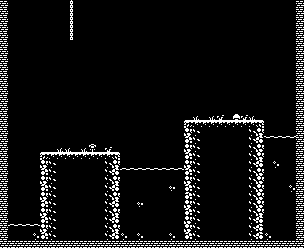

A 2D game scene composited from a Tiled map and its tileset images. What follows is a short description and the map's XML, with each tile layer's data collapsed to a summary:
An orthogonal 38x31 tile map with 8x8 px tiles, 1 tile layer (World) and 5 objects (4x znake, player).

<map version="1.0" orientation="orthogonal" renderorder="right-down" width="38" height="31" tilewidth="8" tileheight="8" nextobjectid="20">
 <tileset firstgid="1" name="tileset" tilewidth="8" tileheight="8" tilecount="200" columns="8">
  <image source="../img/tileset.gif" width="64" height="200" />
  <tile id="0">
   <properties>
    <property name="climbable" type="bool" value="false" />
    <property name="collides" type="bool" value="false" />
    <property name="flower" type="bool" value="false" />
    <property name="water" type="bool" value="true" />
   </properties>
  </tile>
  <tile id="1">
   <properties>
    <property name="climbable" type="bool" value="false" />
    <property name="collides" type="bool" value="false" />
    <property name="flower" type="bool" value="false" />
    <property name="water" type="bool" value="false" />
   </properties>
  </tile>
  <tile id="2">
   <properties>
    <property name="climbable" type="bool" value="false" />
    <property name="collides" type="bool" value="false" />
    <property name="flower" type="bool" value="false" />
    <property name="water" type="bool" value="false" />
   </properties>
  </tile>
  <tile id="3">
   <properties>
    <property name="climbable" type="bool" value="false" />
    <property name="collides" type="bool" value="false" />
    <property name="flower" type="bool" value="false" />
    <property name="water" type="bool" value="false" />
   </properties>
  </tile>
  <tile id="4">
   <properties>
    <property name="climbable" type="bool" value="false" />
    <property name="collides" type="bool" value="false" />
    <property name="flower" type="bool" value="false" />
    <property name="water" type="bool" value="false" />
   </properties>
  </tile>
  <tile id="5">
   <properties>
    <property name="climbable" type="bool" value="false" />
    <property name="collides" type="bool" value="false" />
    <property name="flower" type="bool" value="false" />
    <property name="water" type="bool" value="false" />
   </properties>
  </tile>
  <tile id="6">
   <properties>
    <property name="climbable" type="bool" value="false" />
    <property name="collides" type="bool" value="false" />
    <property name="flower" type="bool" value="false" />
    <property name="water" type="bool" value="false" />
   </properties>
  </tile>
  <tile id="7">
   <properties>
    <property name="climbable" type="bool" value="false" />
    <property name="collides" type="bool" value="false" />
    <property name="flower" type="bool" value="false" />
    <property name="water" type="bool" value="false" />
   </properties>
  </tile>
  <tile id="8">
   <properties>
    <property name="climbable" type="bool" value="false" />
    <property name="collides" type="bool" value="false" />
    <property name="flower" type="bool" value="false" />
    <property name="water" type="bool" value="false" />
   </properties>
  </tile>
  <tile id="9">
   <properties>
    <property name="climbable" type="bool" value="false" />
    <property name="collides" type="bool" value="false" />
    <property name="flower" type="bool" value="false" />
    <property name="water" type="bool" value="false" />
   </properties>
  </tile>
  <tile id="10">
   <properties>
    <property name="climbable" type="bool" value="false" />
    <property name="collides" type="bool" value="false" />
    <property name="flower" type="bool" value="false" />
    <property name="water" type="bool" value="false" />
   </properties>
  </tile>
  <tile id="11">
   <properties>
    <property name="climbable" type="bool" value="false" />
    <property name="collides" type="bool" value="false" />
    <property name="flower" type="bool" value="false" />
    <property name="water" type="bool" value="false" />
   </properties>
  </tile>
  <tile id="12">
   <properties>
    <property name="climbable" type="bool" value="false" />
    <property name="collides" type="bool" value="false" />
    <property name="flower" type="bool" value="false" />
    <property name="water" type="bool" value="false" />
   </properties>
  </tile>
  <tile id="13">
   <properties>
    <property name="climbable" type="bool" value="false" />
    <property name="collides" type="bool" value="false" />
    <property name="flower" type="bool" value="false" />
    <property name="water" type="bool" value="false" />
   </properties>
  </tile>
  <tile id="14">
   <properties>
    <property name="climbable" type="bool" value="false" />
    <property name="collides" type="bool" value="false" />
    <property name="flower" type="bool" value="false" />
    <property name="water" type="bool" value="false" />
   </properties>
  </tile>
  <tile id="15">
   <properties>
    <property name="climbable" type="bool" value="false" />
    <property name="collides" type="bool" value="false" />
    <property name="flower" type="bool" value="false" />
    <property name="water" type="bool" value="false" />
   </properties>
  </tile>
  <tile id="16">
   <properties>
    <property name="climbable" type="bool" value="false" />
    <property name="collides" type="bool" value="false" />
    <property name="flower" type="bool" value="false" />
    <property name="water" type="bool" value="false" />
   </properties>
  </tile>
  <tile id="17">
   <properties>
    <property name="climbable" type="bool" value="false" />
    <property name="collides" type="bool" value="false" />
    <property name="flower" type="bool" value="false" />
    <property name="water" type="bool" value="false" />
   </properties>
  </tile>
  <tile id="18">
   <properties>
    <property name="climbable" type="bool" value="false" />
    <property name="collides" type="bool" value="false" />
    <property name="flower" type="bool" value="false" />
    <property name="water" type="bool" value="false" />
   </properties>
  </tile>
  <tile id="19">
   <properties>
    <property name="climbable" type="bool" value="false" />
    <property name="collides" type="bool" value="false" />
    <property name="flower" type="bool" value="false" />
    <property name="water" type="bool" value="false" />
   </properties>
  </tile>
  <tile id="20">
   <properties>
    <property name="climbable" type="bool" value="false" />
    <property name="collides" type="bool" value="false" />
    <property name="flower" type="bool" value="false" />
    <property name="water" type="bool" value="false" />
   </properties>
  </tile>
  <tile id="21">
   <properties>
    <property name="climbable" type="bool" value="false" />
    <property name="collides" type="bool" value="false" />
    <property name="flower" type="bool" value="false" />
    <property name="water" type="bool" value="false" />
   </properties>
  </tile>
  <tile id="22">
   <properties>
    <property name="climbable" type="bool" value="false" />
    <property name="collides" type="bool" value="false" />
    <property name="flower" type="bool" value="false" />
    <property name="water" type="bool" value="false" />
   </properties>
  </tile>
  <tile id="23">
   <properties>
    <property name="climbable" type="bool" value="false" />
    <property name="collides" type="bool" value="false" />
    <property name="flower" type="bool" value="false" />
    <property name="water" type="bool" value="false" />
   </properties>
  </tile>
  <tile id="24">
   <properties>
    <property name="climbable" type="bool" value="false" />
    <property name="collides" type="bool" value="false" />
    <property name="flower" type="bool" value="false" />
    <property name="water" type="bool" value="false" />
   </properties>
  </tile>
  <tile id="25">
   <properties>
    <property name="climbable" type="bool" value="false" />
    <property name="collides" type="bool" value="false" />
    <property name="flower" type="bool" value="false" />
    <property name="water" type="bool" value="false" />
   </properties>
  </tile>
  <tile id="26">
   <properties>
    <property name="climbable" type="bool" value="false" />
    <property name="collides" type="bool" value="false" />
    <property name="flower" type="bool" value="false" />
    <property name="water" type="bool" value="false" />
   </properties>
  </tile>
  <tile id="27">
   <properties>
    <property name="climbable" type="bool" value="false" />
    <property name="collides" type="bool" value="false" />
    <property name="flower" type="bool" value="false" />
    <property name="water" type="bool" value="false" />
   </properties>
  </tile>
  <tile id="28">
   <properties>
    <property name="climbable" type="bool" value="false" />
    <property name="collides" type="bool" value="false" />
    <property name="flower" type="bool" value="false" />
    <property name="water" type="bool" value="false" />
   </properties>
  </tile>
  <tile id="29">
   <properties>
    <property name="climbable" type="bool" value="false" />
    <property name="collides" type="bool" value="false" />
    <property name="flower" type="bool" value="false" />
    <property name="water" type="bool" value="false" />
   </properties>
  </tile>
  <tile id="30">
   <properties>
    <property name="climbable" type="bool" value="false" />
    <property name="collides" type="bool" value="false" />
    <property name="flower" type="bool" value="false" />
    <property name="water" type="bool" value="false" />
   </properties>
  </tile>
  <tile id="31">
   <properties>
    <property name="climbable" type="bool" value="false" />
    <property name="collides" type="bool" value="false" />
    <property name="flower" type="bool" value="false" />
    <property name="water" type="bool" value="false" />
   </properties>
  </tile>
  <tile id="32">
   <properties>
    <property name="climbable" type="bool" value="false" />
    <property name="collides" type="bool" value="false" />
    <property name="flower" type="bool" value="false" />
    <property name="water" type="bool" value="false" />
   </properties>
  </tile>
  <tile id="33">
   <properties>
    <property name="climbable" type="bool" value="false" />
    <property name="collides" type="bool" value="false" />
    <property name="flower" type="bool" value="false" />
    <property name="water" type="bool" value="false" />
   </properties>
  </tile>
  <tile id="34">
   <properties>
    <property name="climbable" type="bool" value="true" />
    <property name="collides" type="bool" value="false" />
    <property name="flower" type="bool" value="false" />
    <property name="water" type="bool" value="false" />
   </properties>
  </tile>
  <tile id="35">
   <properties>
    <property name="climbable" type="bool" value="false" />
    <property name="collides" type="bool" value="false" />
    <property name="flower" type="bool" value="false" />
    <property name="water" type="bool" value="false" />
   </properties>
  </tile>
  <tile id="36">
   <properties>
    <property name="climbable" type="bool" value="false" />
    <property name="collides" type="bool" value="false" />
    <property name="flower" type="bool" value="false" />
    <property name="water" type="bool" value="false" />
   </properties>
  </tile>
  <tile id="37">
   <properties>
    <property name="climbable" type="bool" value="false" />
    <property name="collides" type="bool" value="false" />
    <property name="flower" type="bool" value="false" />
    <property name="water" type="bool" value="false" />
   </properties>
  </tile>
  <tile id="38">
   <properties>
    <property name="climbable" type="bool" value="false" />
    <property name="collides" type="bool" value="false" />
    <property name="flower" type="bool" value="false" />
    <property name="water" type="bool" value="false" />
   </properties>
  </tile>
  <tile id="39">
   <properties>
    <property name="climbable" type="bool" value="false" />
    <property name="collides" type="bool" value="false" />
    <property name="flower" type="bool" value="false" />
    <property name="water" type="bool" value="false" />
   </properties>
  </tile>
  <tile id="40">
   <properties>
    <property name="climbable" type="bool" value="false" />
    <property name="collides" type="bool" value="false" />
    <property name="flower" type="bool" value="false" />
    <property name="water" type="bool" value="false" />
   </properties>
  </tile>
  <tile id="41">
   <properties>
    <property name="climbable" type="bool" value="false" />
    <property name="collides" type="bool" value="false" />
    <property name="flower" type="bool" value="false" />
    <property name="water" type="bool" value="false" />
   </properties>
  </tile>
  <tile id="42">
   <properties>
    <property name="climbable" type="bool" value="false" />
    <property name="collides" type="bool" value="false" />
    <property name="flower" type="bool" value="false" />
    <property name="water" type="bool" value="false" />
   </properties>
  </tile>
  <tile id="43">
   <properties>
    <property name="climbable" type="bool" value="false" />
    <property name="collides" type="bool" value="false" />
    <property name="flower" type="bool" value="false" />
    <property name="water" type="bool" value="false" />
   </properties>
  </tile>
  <tile id="44">
   <properties>
    <property name="climbable" type="bool" value="false" />
    <property name="collides" type="bool" value="false" />
    <property name="flower" type="bool" value="false" />
    <property name="water" type="bool" value="true" />
   </properties>
  </tile>
  <tile id="45">
   <properties>
    <property name="climbable" type="bool" value="false" />
    <property name="collides" type="bool" value="true" />
    <property name="flower" type="bool" value="false" />
    <property name="water" type="bool" value="false" />
   </properties>
  </tile>
  <tile id="46">
   <properties>
    <property name="climbable" type="bool" value="false" />
    <property name="collides" type="bool" value="true" />
    <property name="flower" type="bool" value="false" />
    <property name="water" type="bool" value="false" />
   </properties>
  </tile>
  <tile id="47">
   <properties>
    <property name="climbable" type="bool" value="false" />
    <property name="collides" type="bool" value="true" />
    <property name="flower" type="bool" value="false" />
    <property name="water" type="bool" value="false" />
   </properties>
  </tile>
  <tile id="48">
   <properties>
    <property name="climbable" type="bool" value="false" />
    <property name="collides" type="bool" value="true" />
    <property name="flower" type="bool" value="false" />
    <property name="water" type="bool" value="false" />
   </properties>
  </tile>
  <tile id="49">
   <properties>
    <property name="climbable" type="bool" value="false" />
    <property name="collides" type="bool" value="false" />
    <property name="flower" type="bool" value="false" />
    <property name="water" type="bool" value="false" />
   </properties>
  </tile>
  <tile id="50">
   <properties>
    <property name="climbable" type="bool" value="false" />
    <property name="collides" type="bool" value="false" />
    <property name="flower" type="bool" value="false" />
    <property name="water" type="bool" value="false" />
   </properties>
  </tile>
  <tile id="51">
   <properties>
    <property name="climbable" type="bool" value="false" />
    <property name="collides" type="bool" value="true" />
    <property name="flower" type="bool" value="false" />
    <property name="water" type="bool" value="false" />
   </properties>
  </tile>
  <tile id="52">
   <properties>
    <property name="climbable" type="bool" value="false" />
    <property name="collides" type="bool" value="false" />
    <property name="flower" type="bool" value="false" />
    <property name="water" type="bool" value="true" />
   </properties>
  </tile>
  <tile id="53">
   <properties>
    <property name="climbable" type="bool" value="false" />
    <property name="collides" type="bool" value="false" />
    <property name="flower" type="bool" value="false" />
    <property name="water" type="bool" value="false" />
   </properties>
  </tile>
  <tile id="54">
   <properties>
    <property name="climbable" type="bool" value="false" />
    <property name="collides" type="bool" value="false" />
    <property name="flower" type="bool" value="false" />
    <property name="water" type="bool" value="false" />
   </properties>
  </tile>
  <tile id="55">
   <properties>
    <property name="climbable" type="bool" value="false" />
    <property name="collides" type="bool" value="false" />
    <property name="flower" type="bool" value="false" />
    <property name="water" type="bool" value="false" />
   </properties>
  </tile>
  <tile id="56">
   <properties>
    <property name="climbable" type="bool" value="false" />
    <property name="collides" type="bool" value="false" />
    <property name="flower" type="bool" value="true" />
    <property name="water" type="bool" value="false" />
   </properties>
  </tile>
  <tile id="57">
   <properties>
    <property name="climbable" type="bool" value="false" />
    <property name="collides" type="bool" value="false" />
    <property name="flower" type="bool" value="false" />
    <property name="water" type="bool" value="false" />
   </properties>
  </tile>
  <tile id="58">
   <properties>
    <property name="climbable" type="bool" value="false" />
    <property name="collides" type="bool" value="false" />
    <property name="flower" type="bool" value="false" />
    <property name="water" type="bool" value="false" />
   </properties>
  </tile>
  <tile id="59">
   <properties>
    <property name="climbable" type="bool" value="false" />
    <property name="collides" type="bool" value="true" />
    <property name="flower" type="bool" value="false" />
    <property name="water" type="bool" value="false" />
   </properties>
  </tile>
  <tile id="60">
   <properties>
    <property name="climbable" type="bool" value="false" />
    <property name="collides" type="bool" value="true" />
    <property name="flower" type="bool" value="false" />
    <property name="water" type="bool" value="false" />
   </properties>
  </tile>
  <tile id="61">
   <properties>
    <property name="climbable" type="bool" value="false" />
    <property name="collides" type="bool" value="false" />
    <property name="flower" type="bool" value="false" />
    <property name="water" type="bool" value="false" />
   </properties>
  </tile>
  <tile id="62">
   <properties>
    <property name="climbable" type="bool" value="false" />
    <property name="collides" type="bool" value="false" />
    <property name="flower" type="bool" value="false" />
    <property name="water" type="bool" value="false" />
   </properties>
  </tile>
  <tile id="63">
   <properties>
    <property name="climbable" type="bool" value="false" />
    <property name="collides" type="bool" value="false" />
    <property name="flower" type="bool" value="false" />
    <property name="water" type="bool" value="false" />
   </properties>
  </tile>
 </tileset>
 <layer name="World" width="38" height="31">
  <data>[1178 cells, 367 non-empty, 19 distinct tile ids]</data>
 </layer>
 <objectgroup name="Objects">
  <object id="8" type="player" x="72" y="216" />
  <object id="9" type="znake" x="216" y="216" />
  <object id="12" type="znake" x="152" y="168" />
  <object id="13" type="znake" x="144" y="96" />
  <object id="14" type="znake" x="256" y="64" />
 </objectgroup>
</map>
